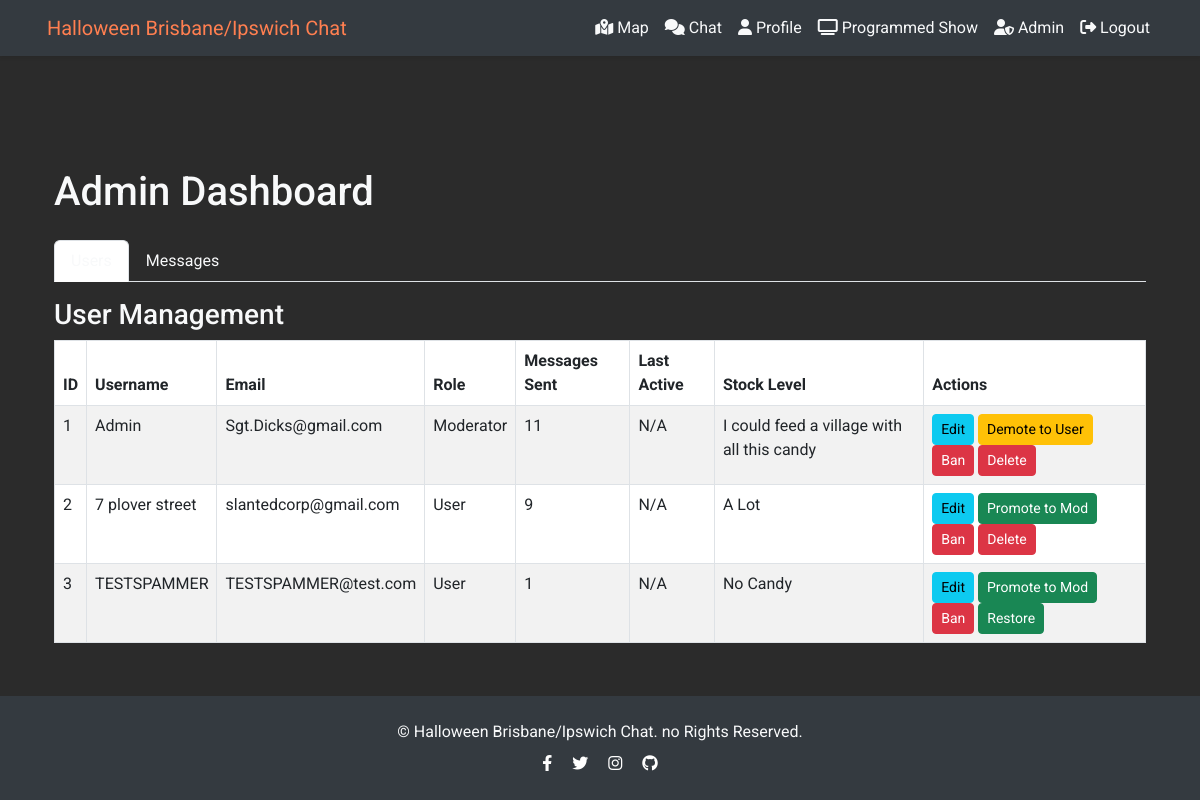
The page /admin (signed in) on the database its author committed.
### app.py (models this page shows, shortened)
class User(UserMixin, db.Model):
    __tablename__ = 'user'  # Changed table name from 'user_table' to 'user'
    id = db.Column(db.Integer, primary_key=True, autoincrement=True)
    username = db.Column(db.String(150), unique=True, nullable=False, index=True)
    email = db.Column(db.String(150), unique=True, nullable=False, index=True)
    password = db.Column(db.String(60), nullable=False)
    mailing_list = db.Column(db.Boolean, default=False)  # Add the mailing list column
    is_mod = db.Column(db.Boolean, default=False)
    is_banned = db.Column(db.Boolean, default=False)  # Add this field for banning/unbanning users
    is_deleted = db.Column(db.Boolean, default=False)  # Add this field for deleting/restoring users
    last_login = db.Column(db.DateTime)  # To track the last login time
    stock_level = db.Column(db.Integer, default=0)  # Default value could be 0 or any other preferred value
    show_url = db.Column(db.String(255), nullable=True)

### app.py (the view)
@app.route("/admin")
@login_required
def admin_dashboard():
    if not current_user.is_mod:
        flash("You do not have permission to access this page.", "danger")
        return redirect(url_for("home"))
    users = User.query.all()
    messages = Message.query.order_by(Message.timestamp.asc()).all()
    return render_template("admin_dashboard.html", title="Admin Dashboard", users=users, messages=messages)

### app.py (called while the page is built)
@login_manager.user_loader
def load_user(user_id):
    user = User.query.get(int(user_id))
    if user and not user.is_banned:
        return user
    return None

### templates/admin_dashboard.html (shortened to what this page needs)
{% extends "base.html" %}
{% block content %}
<div class="container mt-5 pt-4">
    <h1 class="mb-4">Admin Dashboard</h1>
    <ul class="nav nav-tabs" id="adminTabs" role="tablist">
        <li class="nav-item" role="presentation">
            <button class="nav-link active" id="users-tab" data-bs-toggle="tab" data-bs-target="#users" type="button" role="tab" aria-controls="users" aria-selected="true">Users</button>
        </li>
        <li class="nav-item" role="presentation">
            <button class="nav-link" id="messages-tab" data-bs-toggle="tab" data-bs-target="#messages" type="button" role="tab" aria-controls="messages" aria-selected="false">Messages</button>
        </li>
    </ul>
    <div class="tab-content mt-3" id="adminTabsContent">
        <div class="tab-pane fade show active" id="users" role="tabpanel" aria-labelledby="users-tab">
            <h3>User Management</h3>
            <div class="table-responsive">
                <table class="table table-striped table-bordered">
                    <thead>
                        <tr>
                            <th>ID</th>
                            <th>Username</th>
                            <th>Email</th>
                            <th>Role</th>
                            <th>Messages Sent</th>
                            <th>Last Active</th>
                            <th>Stock Level</th>
                            <th>Actions</th>
                        </tr>
                    </thead>
                    <tbody>
                        {% for user in users %}
                        <tr>
                            <td>{{ user.id }}</td>
                            <td>{{ user.username }}</td>
                            <td>{{ user.email }}</td>
                            <td>{{ "Moderator" if user.is_mod else "User" }}</td>
                            <td>{{ user.messages | length }}</td>
                            <td>{{ user.last_login or 'N/A' }}</td>
                            <td>
                                {% if user.stock_level == 0 %}
                                    No Candy
                                {% elif user.stock_level == 1 %}
                                    Low on Candy
                                {% elif user.stock_level == 2 %}
                                    Half Left
                                {% elif user.stock_level == 3 %}
                                    A Lot
                                {% elif user.stock_level == 4 %}
                                    I could feed a village with all this candy
                                {% else %}
                                    Unknown
                                {% endif %}
                            </td>
                            <td>
                                <a href="{{ url_for('edit_user', user_id=user.id) }}" class="btn btn-sm btn-info">Edit</a>
                                {% if not user.is_mod %}
                                    <a href="{{ url_for('promote_user', user_id=user.id) }}" class="btn btn-sm btn-success">Promote to Mod</a>
                                {% else %}
                                    <a href="{{ url_for('demote_user', user_id=user.id) }}" class="btn btn-sm btn-warning">Demote to User</a>
                                {% endif %}
                                {% if user.is_banned %}
                                    <a href="{{ url_for('unban_user', user_id=user.id) }}" class="btn btn-sm btn-success">Unban</a>
                                {% else %}
                                    <a href="{{ url_for('ban_user', user_id=user.id) }}" class="btn btn-sm btn-danger">Ban</a>
                                {% endif %}
                                {% if not user.is_deleted %}
                                    <a href="{{ url_for('delete_user', user_id=user.id) }}" class="btn btn-sm btn-danger">Delete</a>
                                {% else %}
                                    <a href="{{ url_for('restore_user', user_id=user.id) }}" class="btn btn-sm btn-success">Restore</a>
                                {% endif %}
                            </td>
                        </tr>
                        {% endfor %}
                    </tbody>
                </table>
            </div>
        </div>
    </div>
</div>
{% endblock %}

### static/css/styles.css (style rules this page uses)
html, body { height: 100%; }

### templates/base.html (style rules this page uses)
html, body { height: 100%; background-color: #2b2b2b; color: #f8f9fa; font-family: 'Roboto', sans-serif; }
.nav-link { color: #f8f9fa !important; }

### rows shown on the page
User: id "1", username "Admin", email "Sgt.Dicks@gmail.com", is_mod "Moderator", messages|length "11", last_login "N/A", shows "I could feed a village with all this candy"
User: id "2", username "7 plover street", email "slantedcorp@gmail.com", is_mod "User", messages|length "9", last_login "N/A", stock_level "A Lot"
User: id "3", username "TESTSPAMMER", email "TESTSPAMMER@test.com", is_mod "User", messages|length "1", last_login "N/A", stock_level "No Candy"
